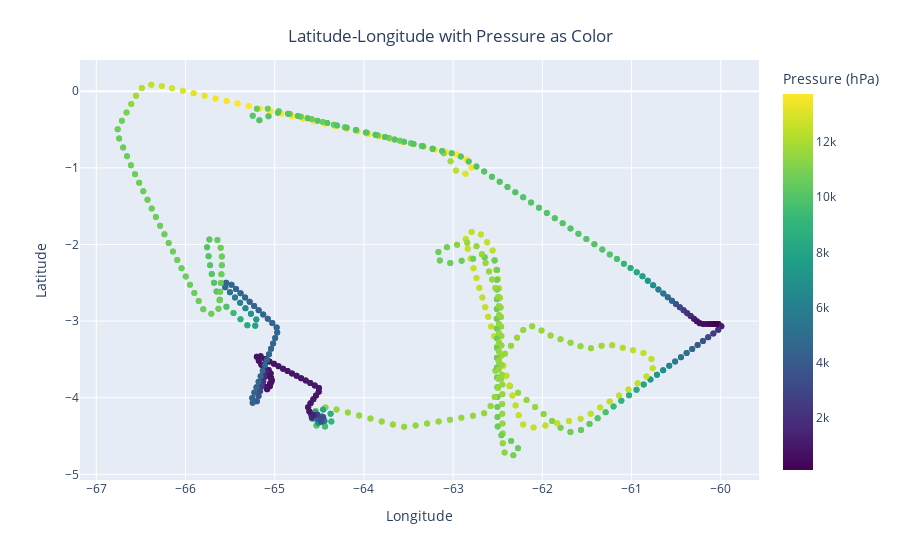

Notebook cell for this chart:
### Code cell
import plotly.express as px

# Create the scatter plot with custom hover text
fig = px.scatter(
    filtered_df, 
    x='Longitude', 
    y='Latitude', 
    color='Pressure (hPa)',            # Mapping pressure to color
    color_continuous_scale='Viridis',  # Color scale
    hover_data={
        'Longitude': ':.2f',           # Display longitude with 2 decimal places
        'Latitude': ':.2f',            # Display latitude with 2 decimal places
        'Pressure (hPa)': ':.2f'       # Display pressure with 2 decimal places and custom label
    }
)

# Update axis labels and layout
fig.update_layout(
    xaxis_title="Longitude",
    yaxis_title="Latitude",
    coloraxis_colorbar=dict(
        title="Pressure (hPa)"  # Update colorbar title to show hPa
    ),
    title={
        'text': "Latitude-Longitude with Pressure as Color",
        'x': 0.5,  # Center the title
        'xanchor': 'center',  # Align the title horizontally at the center
        'yanchor': 'top'
    }
)

# Show the plot
fig.show()

### Figure 1 — Plotly figure (JSON) as saved in the notebook; plotly's stock layout.template omitted (floating-point values rounded to 4 significant figures; data arrays with more than 128 entries replaced by an {"elided": "..."} marker saying what was removed)
{"data": [{"customdata": {"elided": "886x1 float values"}, "hovertemplate": "Longitude=%{x:.2f}<br>Latitude=%{y:.2f}<br>Pressure (hPa)=%{marker.color:.2f}<extra></extra>", "legendgroup": "", "marker": {"color": {"elided": "886 float values"}, "coloraxis": "coloraxis", "symbol": "circle"}, "mode": "markers", "name": "", "orientation": "v", "showlegend": false, "type": "scatter", "x": {"elided": "886 float values"}, "xaxis": "x", "y": {"elided": "886 float values"}, "yaxis": "y"}], "layout": {"coloraxis": {"colorbar": {"title": {"text": "Pressure (hPa)"}}, "colorscale": [[0, "#440154"], [0.1111, "#482878"], [0.2222, "#3e4989"], [0.3333, "#31688e"], [0.4444, "#26828e"], [0.5556, "#1f9e89"], [0.6667, "#35b779"], [0.7778, "#6ece58"], [0.8889, "#b5de2b"], [1, "#fde725"]]}, "legend": {"tracegroupgap": 0}, "margin": {"t": 60}, "title": {"text": "Latitude-Longitude with Pressure as Color", "x": 0.5, "xanchor": "center", "yanchor": "top"}, "xaxis": {"anchor": "y", "domain": [0, 1], "title": {"text": "Longitude"}}, "yaxis": {"anchor": "x", "domain": [0, 1], "title": {"text": "Latitude"}}}}
